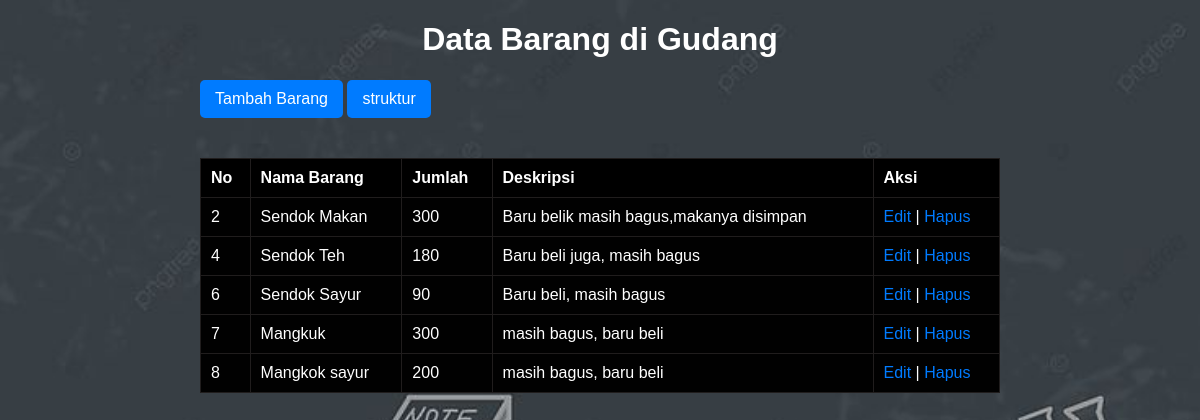
The page / on the database its author committed.
### tables this page shows
CREATE TABLE items (
    id INTEGER PRIMARY KEY AUTOINCREMENT,
    name TEXT NOT NULL,
    quantity INTEGER NOT NULL,
    description TEXT,
    created_at DATETIME DEFAULT CURRENT_TIMESTAMP
);

### index.php (the view, shortened to what this page needs)
<?php
include 'db.php';
$result = $db->query("SELECT * FROM items");
?>
<!DOCTYPE html>
<html lang="en">
<head>
    <link rel="stylesheet" href="CSS/style.css">
</head>
<body>
    <h1>Data Barang di Gudang</h1>
    <a href="add.php" class="btn">Tambah Barang</a>
    <a href="struktur.php" class="btn">struktur</a>
    <table>
        <tr>
            <th>No</th>
            <th>Nama Barang</th>
            <th>Jumlah</th>
            <th>Deskripsi</th>
            <th>Aksi</th>
        </tr>
        <?php while ($row = $result->fetchArray(SQLITE3_ASSOC)): ?>
            <tr>
                <td><?php echo $row['id']; ?></td>
                <td><?php echo htmlspecialchars($row['name']); ?></td>
                <td><?php echo htmlspecialchars($row['quantity']); ?></td>
                <td><?php echo htmlspecialchars($row['description']); ?></td>
                <td>
                    <a href="edit.php?id=<?php echo $row['id']; ?>">Edit</a> |
                    <a href="delete.php?id=<?php echo $row['id']; ?>" onclick="return confirm('Yakin ingin menghapus barang ini?')">Hapus</a>
                </td>
            </tr>
        <?php endwhile; ?>
    </table>
</body>
</html>

### CSS/style.css (style rules this page uses)
body { font-family: Arial, sans-serif; background-color: #f4f4f4; margin: 20px; max-width: 800px; margin-left: auto; margin-right: auto; background-image: url('../Background/bcgrnd.jpeg'); background-size: cover; background-position: center; background-repeat: no-repeat; color: rgb(255, 255, 255); }
h1 { text-align: center; }
a.btn { display: inline-block; padding: 10px 15px; background-color: #007bff; color: white; border-radius: 5px; text-decoration: none; margin-bottom: 20px; }
table { width: 100%; border-collapse: collapse; margin-top: 20px; background: rgb(1, 1, 1); }
table, th, td { border: 1px solid #201d1d; }
th, td { padding: 10px; text-align: left; }
th { background-color: #000000; }
a { text-decoration: none; color: #007bff; }

### rows shown on the page
items: id "2", name "Sendok Makan", quantity "300", description "Baru belik masih bagus,makanya disimpan"
items: id "4", name "Sendok Teh", quantity "180", description "Baru beli juga, masih bagus"
items: id "6", name "Sendok Sayur", quantity "90", description "Baru beli, masih bagus"
items: id "7", name "Mangkuk", quantity "300", description "masih bagus, baru beli"
items: id "8", name "Mangkok sayur", quantity "200", description "masih bagus, baru beli"
